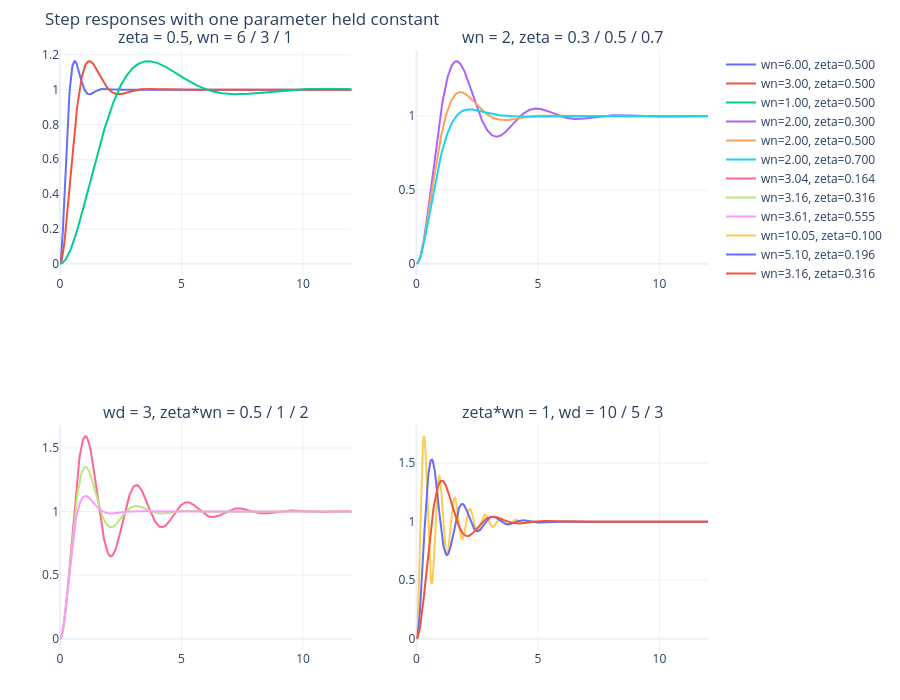

The code cell stored with this chart in its notebook:
### Markdown cell above
## 6. 固定一個參數的比較

* `zetaConstant.m`：$\xi = 0.5$，$\omega_n$ = 6、3、1 → 超越量相同（0.163），$t_p = 3.63/\omega_n$。
* $\omega_n = 2$，$\xi$ = 0.3、0.5、0.7 → $M_p$ = 0.37、0.16、0.05。
* `wdConstant.m`：$\omega_d = 3$，$\xi\omega_n$ = 0.5、1、2 → 振盪頻率與 $t_p = \pi/3 = 1.05$ 相同，衰減快慢不同。
* $\xi\omega_n = 1$，$\omega_d$ = 10、5、3 → 包絡線相同，$t_s \approx 4$。

### Code cell
def from_wd_a(wd, a):
    """wdConstant.m 的換算：給 wd 與 a = zeta*wn，求 zeta、wn"""
    z = 1 / np.sqrt(1 + (wd / a) ** 2)
    return a / z, z


cases = {
    "zeta = 0.5, wn = 6 / 3 / 1": [(6, 0.5), (3, 0.5), (1, 0.5)],
    "wn = 2, zeta = 0.3 / 0.5 / 0.7": [(2, 0.3), (2, 0.5), (2, 0.7)],
    "wd = 3, zeta*wn = 0.5 / 1 / 2": [from_wd_a(3, a) for a in (0.5, 1, 2)],
    "zeta*wn = 1, wd = 10 / 5 / 3": [from_wd_a(wd, 1) for wd in (10, 5, 3)],
}
fig = make_subplots(rows=2, cols=2, subplot_titles=list(cases))
for i, (name, lst) in enumerate(cases.items()):
    r, c = divmod(i, 2)
    for wn, zz in lst:
        m_, tt, yy = measure(wn, zz, tf=12, n=6001)
        fig.add_scatter(x=ds(tt, 500), y=ds(yy, 500), name=f"wn={wn:.2f}, zeta={zz:.3f}", row=r + 1, col=c + 1)
        print(f"{name:32s} wn={wn:6.3f} zeta={zz:.3f}: tp={m_['tp']:.3f}  Mp={m_['Mp']:.3f}  ts(2%)={m_['ts']:.2f}  wd={wn * np.sqrt(1 - zz ** 2):.3f}")
show(fig, "Step responses with one parameter held constant", h=700)

### Figure 1 — Plotly figure (JSON) as saved in the notebook; plotly's stock layout.template omitted (floating-point values rounded to 4 significant figures; data arrays with more than 128 entries replaced by an {"elided": "..."} marker saying what was removed)
{"data": [{"name": "wn=6.00, zeta=0.500", "type": "scatter", "x": {"elided": "500 float values"}, "xaxis": "x", "y": {"elided": "500 float values"}, "yaxis": "y"}, {"name": "wn=3.00, zeta=0.500", "type": "scatter", "x": {"elided": "500 float values"}, "xaxis": "x", "y": {"elided": "500 float values"}, "yaxis": "y"}, {"name": "wn=1.00, zeta=0.500", "type": "scatter", "x": {"elided": "500 float values"}, "xaxis": "x", "y": {"elided": "500 float values"}, "yaxis": "y"}, {"name": "wn=2.00, zeta=0.300", "type": "scatter", "x": {"elided": "500 float values"}, "xaxis": "x2", "y": {"elided": "500 float values"}, "yaxis": "y2"}, {"name": "wn=2.00, zeta=0.500", "type": "scatter", "x": {"elided": "500 float values"}, "xaxis": "x2", "y": {"elided": "500 float values"}, "yaxis": "y2"}, {"name": "wn=2.00, zeta=0.700", "type": "scatter", "x": {"elided": "500 float values"}, "xaxis": "x2", "y": {"elided": "500 float values"}, "yaxis": "y2"}, {"name": "wn=3.04, zeta=0.164", "type": "scatter", "x": {"elided": "500 float values"}, "xaxis": "x3", "y": {"elided": "500 float values"}, "yaxis": "y3"}, {"name": "wn=3.16, zeta=0.316", "type": "scatter", "x": {"elided": "500 float values"}, "xaxis": "x3", "y": {"elided": "500 float values"}, "yaxis": "y3"}, {"name": "wn=3.61, zeta=0.555", "type": "scatter", "x": {"elided": "500 float values"}, "xaxis": "x3", "y": {"elided": "500 float values"}, "yaxis": "y3"}, {"name": "wn=10.05, zeta=0.100", "type": "scatter", "x": {"elided": "500 float values"}, "xaxis": "x4", "y": {"elided": "500 float values"}, "yaxis": "y4"}, {"name": "wn=5.10, zeta=0.196", "type": "scatter", "x": {"elided": "500 float values"}, "xaxis": "x4", "y": {"elided": "500 float values"}, "yaxis": "y4"}, {"name": "wn=3.16, zeta=0.316", "type": "scatter", "x": {"elided": "500 float values"}, "xaxis": "x4", "y": {"elided": "500 float values"}, "yaxis": "y4"}], "layout": {"annotations": [{"font": {"size": 16}, "showarrow": false, "text": "zeta = 0.5, wn = 6 / 3 / 1", "x": 0.225, "xanchor": "center", "xref": "paper", "y": 1.0, "yanchor": "bottom", "yref": "paper"}, {"font": {"size": 16}, "showarrow": false, "text": "wn = 2, zeta = 0.3 / 0.5 / 0.7", "x": 0.775, "xanchor": "center", "xref": "paper", "y": 1.0, "yanchor": "bottom", "yref": "paper"}, {"font": {"size": 16}, "showarrow": false, "text": "wd = 3, zeta*wn = 0.5 / 1 / 2", "x": 0.225, "xanchor": "center", "xref": "paper", "y": 0.375, "yanchor": "bottom", "yref": "paper"}, {"font": {"size": 16}, "showarrow": false, "text": "zeta*wn = 1, wd = 10 / 5 / 3", "x": 0.775, "xanchor": "center", "xref": "paper", "y": 0.375, "yanchor": "bottom", "yref": "paper"}], "height": 700, "margin": {"b": 50, "l": 60, "r": 20, "t": 50}, "title": {"text": "Step responses with one parameter held constant"}, "xaxis": {"anchor": "y", "domain": [0.0, 0.45], "title": {}}, "xaxis2": {"anchor": "y2", "domain": [0.55, 1.0]}, "xaxis3": {"anchor": "y3", "domain": [0.0, 0.45]}, "xaxis4": {"anchor": "y4", "domain": [0.55, 1.0]}, "yaxis": {"anchor": "x", "domain": [0.625, 1.0], "title": {}}, "yaxis2": {"anchor": "x2", "domain": [0.625, 1.0]}, "yaxis3": {"anchor": "x3", "domain": [0.0, 0.375]}, "yaxis4": {"anchor": "x4", "domain": [0.0, 0.375]}}}
